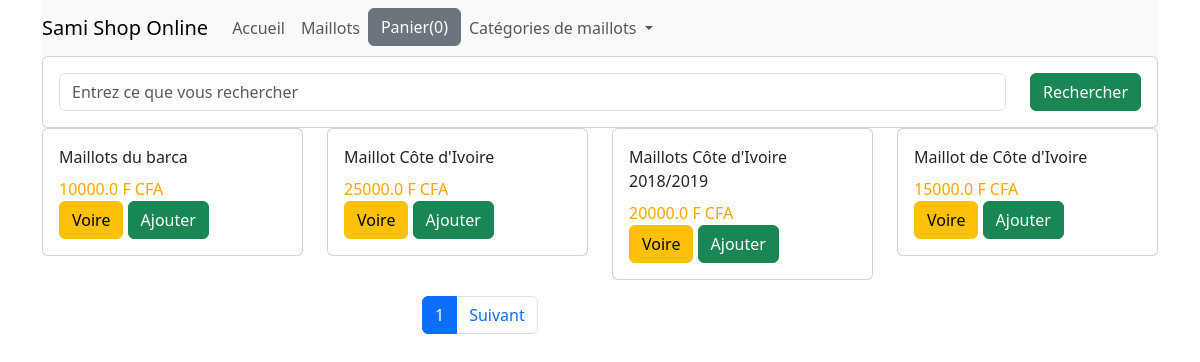
The page / on the database its author committed.
### shop/models.py (models this page shows, shortened)
class Product(models.Model):
    title = models.CharField(max_length=200)
    price = models.FloatField()
    description = models.TextField()
    category = ForeignKey(Category, related_name = 'categorie', on_delete=models.CASCADE) #CASCADE permet en cas de suppression de ne pas affeceter l'autre classe
    image = models.CharField(max_length=5000)
    date_added = models.DateTimeField(auto_now=True)
    class Meta:
        ordering = ['-date_added']

### shop/views.py (the view)
# urls.py: path('', views.index, name = "index"), # Ajouter pour le retour en arrière
def index(request):
    product_object = Product.objects.all()
    item_name = request.GET.get('item-name')
    if item_name != '' and item_name is not None:
        product_object = Product.objects.filter(title__icontains=item_name)
    paginator = Paginator(product_object, 4)
    page = request.GET.get('page')
    product_object = paginator.get_page(page)
    return render(request, 'shop/index.html', {'product_object': product_object})

### shop/templates/shop/index.html (shortened to what this page needs)
{% extends "shop/base.html" %}
{% block content %}
    <div class="row">
        <div class="col-md-12">
            <form class="card card-sm">
                <div class="card-body row no-gutters align-items-center">
                    <div class="col">
                        <input type="search" placeholder="Entrez ce que vous rechercher" name="item-name" class="form-control form-control-borderless">
                    </div>
                    <div class="col-auto">
                        <button type="submit" class="btn btn-success">Rechercher</button>
                    </div>
                </div>
            </form>
        </div>
    </div>
    <div class="row">
        {% for product in product_object %}
        <div class="col-md-3">
            <div class="card">
                <div class="card-body">
                    <div id="tr{{ product.id }}" class="card-title">{{ product.title }}</div>
                    <div id="price{{ product.id }}" style="color: orange;" class="card-text">{{ product.price }} <span>F CFA</span></div>
                    <a href="{{ product.id }}" class="btn btn-warning">Voire</a>
                    <button id="{{ product.id }}" class="btn ted btn-success">Ajouter</button>
                </div>
            </div>
        </div>
        {% endfor %}
    </div>
    <div class="row mt-3">
        <div class="col-md-3 offset-md-4">
            <ul class="pagination">
                    <li class="page-item active">
                        <a class="page-link" href="?page={{ product_object.number }}">{{ product_object.number }}</a>
                    </li>
                {% if product_object.has_next %}
                    <li class="page-item">
                        <a class="page-link" href="?page={{ product_object.next_page_number }}">Suivant</a>
                    </li>
                {% endif %}
            </ul>
        </div>
    </div>
{% endblock %}

### shop/templates/shop/base.html (shortened to what this page needs)
<!DOCTYPE html>
<html lang="fr">
<head>
  <link rel="stylesheet" href="https://cdn.jsdelivr.net/npm/bootstrap@5.3.2/dist/css/bootstrap.min.css">
</head>
<body>
    <div class="container">
        <div class="row">
            <div class="col-md-12">
              <nav class="navbar navbar-expand-lg navbar-light bg-light">
                <a class="navbar-brand" href="{% url 'home' %}">Sami Shop Online</a>
                <div class="collapse navbar-collapse" id="navbarNavDropdown">
                  <ul class="navbar-nav">
                    <li class="nav-item active">
                      <a class="nav-link" href="{% url 'home' %}">Accueil</a>
                    </li>
                    <li class="nav-item">
                      <a class="nav-link" href="#">Maillots</a>
                    </li>
                    <li class="nav-item">
                      <button id="panier" type="button" class="btn btn-secondary" data-html="true" data-container="body" data-toggle="popover" data-placement="bottom" data-content="Vivamussagittis lacus vel augue laoreet rutrum faucibus.">
                        Panier(0)
                      </button>
                    </li>
                    <li class="nav-item dropdown">
                      <a class="nav-link dropdown-toggle" href="#" id="navbarDropdownMenuLink" data-toggle="dropdown" aria-haspopup="true" aria-expanded="false">
                        Catégories de maillots
                      </a>
                    </li>
                  </ul>
                </div>
              </nav>
            </div>
        </div>
      {% block content %}{% endblock %}
    </div>
</body>
</html>

### rows shown on the page
Product: title "Maillots du barca", price "10000.0"
Product: title "Maillot Côte d'Ivoire", price "25000.0"
Product: title "Maillots Côte d'Ivoire 2018/2019", price "20000.0"
Product: title "Maillot de Côte d'Ivoire", price "15000.0"

### other values the page prints
{{ product_object.number }} "1"
